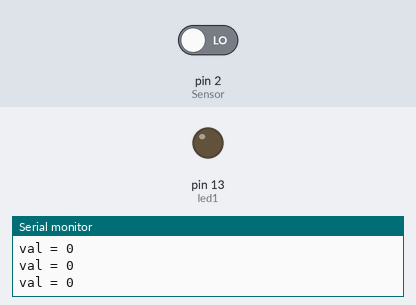
Simulated run of this sketch. Board: Arduino Uno, built with avr-gcc and run on an emulated ATmega328P. On the bench: output pins drawn as LEDs (lit = HIGH), the last lines printed to the serial monitor. The test bench sets the inputs (shaded band); at power-on: pin 2 (Sensor) LOW.

Above: at 1.2 s.
1.3 s: pin 2 (Sensor) driven HIGH
At 1.8 s:
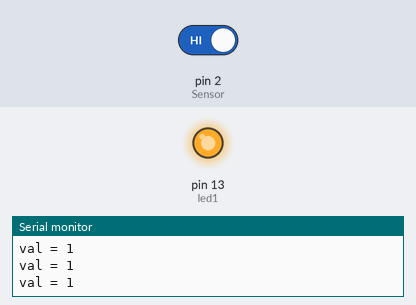
2.8 s: pin 2 (Sensor) driven LOW
At 4.1 s:
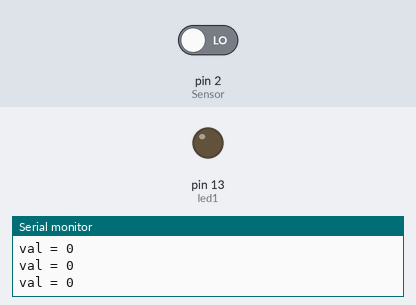
Timing chart, 0 to 5.8 s (numbered marks = the images above; inputs shaded):
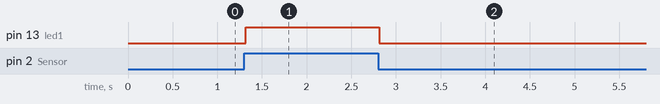

The sketch:

M0511_Arduino_UNO_R3.ino
```cpp
int led1 = 13; // กำหนดขาใช้งาน
int Sensor = 2;
int val = 0;
void setup()
{
  pinMode(led1, OUTPUT);
  pinMode(Sensor, INPUT);
  digitalWrite(led1, LOW);
  Serial.begin(9600);
}
void loop()
{
  val = digitalRead(Sensor);
  Serial.print("val = "); // พิมพ์ข้อความส่งเข้าคอมพิวเตอร์ "val = "
  Serial.println(val); // พิมพ์ค่าของตัวแปร val
  if (val == HIGH) {
    digitalWrite(led1, HIGH); // ไฟ LED 1ติด
  }
  else {
    digitalWrite(led1, LOW); // ไฟ LED 1ดับ
  }
}
```

Measured:
- after the input at 1.3 s, pin 13 (led1): LOW → HIGH at once
- after the input at 2.8 s, pin 13 (led1): HIGH → LOW at once
